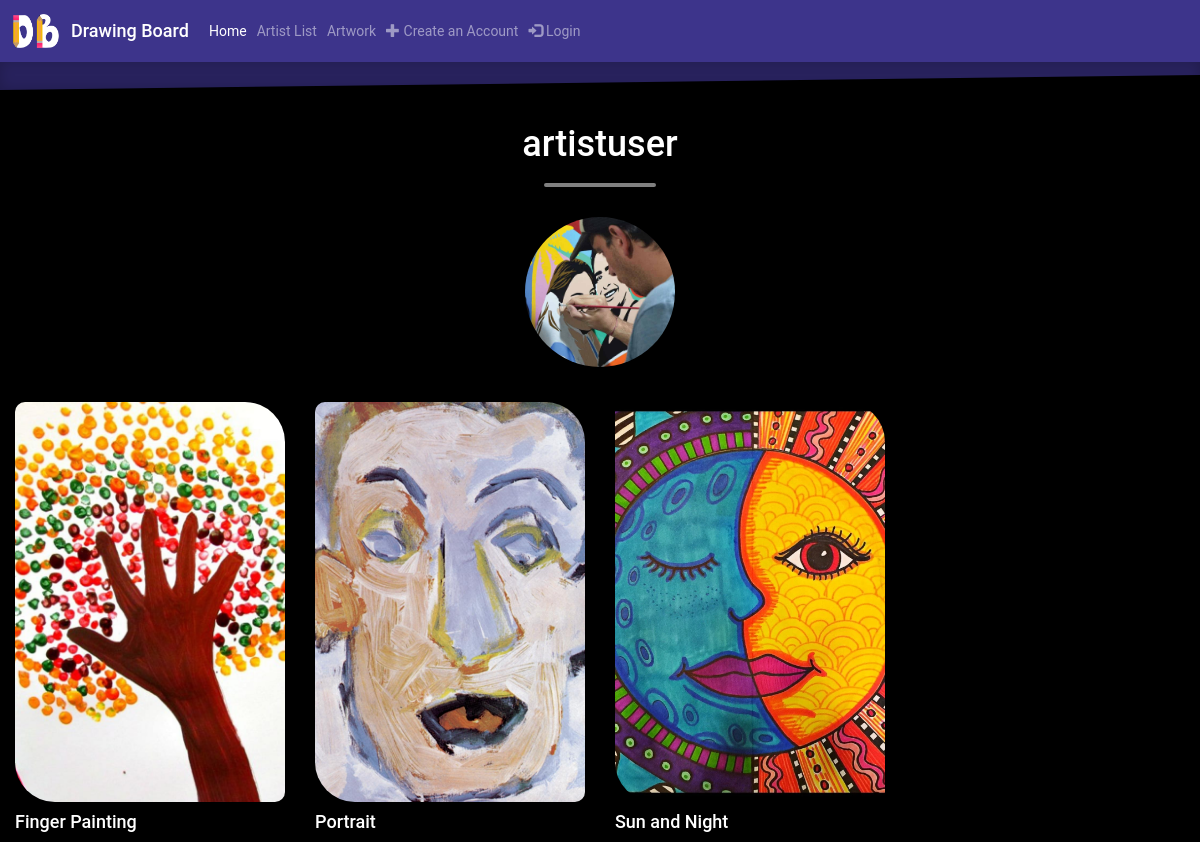
Page /artist/1/ on the committed database.
### gallery/models.py (models this page shows, shortened)
class Artist(models.Model):
    user = models.OneToOneField(User, on_delete=models.CASCADE)
    artist_role = models.BooleanField(default=False)
    description = models.TextField(max_length=280, null=True, blank=True)  # this is the default for all descriptions
    profile_picture = models.ImageField(upload_to='images/', null=True, blank=True)

class Artwork(models.Model):
    artwork_title = models.CharField(max_length=200)
    artwork_description = models.TextField(max_length=280, null=True, blank=True)
    artwork_artist = models.ForeignKey('Artist', on_delete=models.CASCADE)
    artwork_tag = models.ManyToManyField(Tag, blank=True)
    artwork_picture = models.ImageField(upload_to='images/', null=True, blank=True)  # comment out null and blank later
    artwork_created = models.DateTimeField()

### gallery/views.py (the view)
# urls.py: path('artist/<int:pk>/', views.artist_view, name='artist_view'),
def artist_view(request, pk):
    artist = get_object_or_404(Artist, pk=pk)
    artworks = Artwork.objects.filter(artwork_artist=artist)
    context = {'artist': artist, 'artworks': artworks}
    return render(request, 'gallery/artist_view.html', context)

### gallery/templates/gallery/artist_view.html (shortened to what this page needs)
<!DOCTYPE html>
<html lang="en">
{% extends 'gallery/base.html' %}
{% load static %}
{% block content %}
    <html lang="en">
    <head>
        <link rel="stylesheet"
              href="https://cdn.jsdelivr.net/npm/@fancyapps/fancybox@3.5.7/dist/jquery.fancybox.min.css">
    </head>
    <body>
    <div class="container" style="top: 15px; position: relative; margin-bottom: 50px">
        <table class="row justify-content-center">
            <tr>
                <td>
                    <h1 class="title text-center"
                        style="top: 25px; position: relative">{{ artist.user }}</h1>
                    <hr style="border: 2px solid white; border-radius: 5px; top: -10px; opacity: .5; width: 70%; position: relative">
                </td>
            </tr>
            {% if artist.profile_picture %}
                <tr>
                    <td>
                        <img src="{% get_media_prefix %}{{ artist.profile_picture }}" class="artistpic">
                    </td>
                </tr>
            {% endif %}
        </table>
    </div>
    <div class="container page-top col-lg-12 col-md-12">
        <div class="row">
            {% for artwork in artworks %}
                <div class="col-lg-3 col-md-3 col-xs-6 thumb">
                    <figure>
                        <a data-fancybox="images"
                           href="{% get_media_prefix %}{{ artwork.artwork_picture }}"
                           data-caption="{{ artwork.artwork_title }}">
                            <img class="img-fluid pic-size zoom" style= "border-radius: 10px 40px;" src="{% get_media_prefix %}{{ artwork.artwork_picture }}"/>
                        </a>
                        <p><h4 style="color: white">{{ artwork.artwork_title }}</h4></p>
                    </figure>
                </div>
            {% endfor %}
        </div>
    </div>
    </body>
    </html>
{% endblock %}

### gallery/templates/gallery/base.html (style rules this page uses)
body, html { font-family: 'Roboto', sans-serif; height: 100%; background-color: black; }

### gallery/templates/gallery/artist_view.html (style rules this page uses)
.title { position: relative; color: white; line-height: 3; }
.artistpic { vertical-align: middle; width: 150px; height: 150px; border-radius: 50%; position: center; margin: auto; display: block; object-fit: cover; }
.pic-size { width: 400px; height: 400px; object-fit: cover; }
img.zoom { border-radius: 5px; object-fit: cover; -webkit-transition: all .3s ease-in-out; -moz-transition: all .3s ease-in-out; -o-transition: all .3s ease-in-out; -ms-transition: all .3s ease-in-out; }

### rows in the picture
Artist: user "artistuser", profile_picture (picture)
Artwork: artwork_picture (picture), artwork_title "Finger Painting"
Artwork: artwork_picture (picture), artwork_title "Portrait"
Artwork: artwork_picture (picture), artwork_title "Sun and Night"
